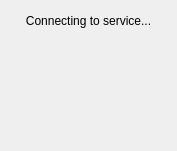
<?xml version="1.0" encoding="UTF-8"?>
<ui version="4.0">
 <class>StartScreen</class>
 <widget class="QWidget" name="StartScreen">
  <property name="enabled">
   <bool>true</bool>
  </property>
  <property name="geometry">
   <rect>
    <x>0</x>
    <y>0</y>
    <width>177</width>
    <height>151</height>
   </rect>
  </property>
  <property name="sizePolicy">
   <sizepolicy hsizetype="Fixed" vsizetype="Fixed">
    <horstretch>0</horstretch>
    <verstretch>0</verstretch>
   </sizepolicy>
  </property>
  <property name="windowTitle">
   <string>Form</string>
  </property>
  <layout class="QVBoxLayout" name="verticalLayout">
   <property name="spacing">
    <number>0</number>
   </property>
   <property name="leftMargin">
    <number>0</number>
   </property>
   <property name="topMargin">
    <number>0</number>
   </property>
   <property name="rightMargin">
    <number>0</number>
   </property>
   <property name="bottomMargin">
    <number>0</number>
   </property>
   <item alignment="Qt::AlignHCenter">
    <widget class="QLabel" name="lblLogo">
     <property name="sizePolicy">
      <sizepolicy hsizetype="Fixed" vsizetype="Preferred">
       <horstretch>0</horstretch>
       <verstretch>0</verstretch>
      </sizepolicy>
     </property>
    </widget>
   </item>
   <item>
    <widget class="QLabel" name="lblSystemStatus">
     <property name="sizePolicy">
      <sizepolicy hsizetype="Preferred" vsizetype="Preferred">
       <horstretch>0</horstretch>
       <verstretch>0</verstretch>
      </sizepolicy>
     </property>
     <property name="text">
      <string>Connecting to service...</string>
     </property>
     <property name="alignment">
      <set>Qt::AlignCenter</set>
     </property>
    </widget>
   </item>
   <item>
    <spacer name="verticalSpacer">
     <property name="orientation">
      <enum>Qt::Vertical</enum>
     </property>
     <property name="sizeHint" stdset="0">
      <size>
       <width>20</width>
       <height>40</height>
      </size>
     </property>
    </spacer>
   </item>
  </layout>
 </widget>
 <resources/>
 <connections/>
</ui>
